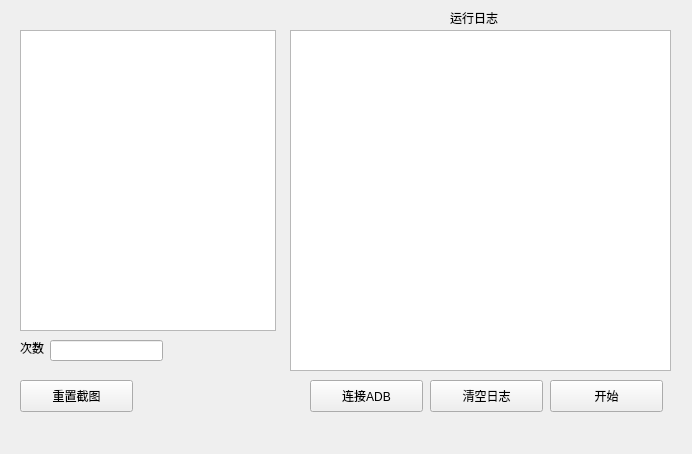
<?xml version="1.0" encoding="UTF-8"?>
<ui version="4.0">
 <class>MainWindow</class>
 <widget class="QMainWindow" name="MainWindow">
  <property name="geometry">
   <rect>
    <x>0</x>
    <y>0</y>
    <width>692</width>
    <height>454</height>
   </rect>
  </property>
  <property name="windowTitle">
   <string>阴阳师自动脚本 - lisai9093</string>
  </property>
  <widget class="QWidget" name="centralwidget">
   <widget class="QListWidget" name="listWidget">
    <property name="geometry">
     <rect>
      <x>20</x>
      <y>30</y>
      <width>256</width>
      <height>301</height>
     </rect>
    </property>
   </widget>
   <widget class="QLabel" name="label">
    <property name="geometry">
     <rect>
      <x>20</x>
      <y>340</y>
      <width>31</width>
      <height>16</height>
     </rect>
    </property>
    <property name="text">
     <string>次数</string>
    </property>
   </widget>
   <widget class="QLineEdit" name="lineEdit">
    <property name="geometry">
     <rect>
      <x>50</x>
      <y>340</y>
      <width>113</width>
      <height>21</height>
     </rect>
    </property>
   </widget>
   <widget class="QPushButton" name="pushButton_start">
    <property name="geometry">
     <rect>
      <x>550</x>
      <y>380</y>
      <width>113</width>
      <height>32</height>
     </rect>
    </property>
    <property name="text">
     <string>开始</string>
    </property>
   </widget>
   <widget class="QTextBrowser" name="textBrowser">
    <property name="geometry">
     <rect>
      <x>290</x>
      <y>30</y>
      <width>381</width>
      <height>341</height>
     </rect>
    </property>
   </widget>
   <widget class="QLabel" name="label_2">
    <property name="geometry">
     <rect>
      <x>450</x>
      <y>10</y>
      <width>60</width>
      <height>16</height>
     </rect>
    </property>
    <property name="text">
     <string>运行日志</string>
    </property>
   </widget>
   <widget class="QPushButton" name="pushButton_restart">
    <property name="geometry">
     <rect>
      <x>310</x>
      <y>380</y>
      <width>113</width>
      <height>32</height>
     </rect>
    </property>
    <property name="text">
     <string>连接ADB</string>
    </property>
   </widget>
   <widget class="QPushButton" name="pushButton_clear">
    <property name="geometry">
     <rect>
      <x>430</x>
      <y>380</y>
      <width>113</width>
      <height>32</height>
     </rect>
    </property>
    <property name="text">
     <string>清空日志</string>
    </property>
   </widget>
   <widget class="QPushButton" name="pushButton_reset">
    <property name="geometry">
     <rect>
      <x>20</x>
      <y>380</y>
      <width>113</width>
      <height>32</height>
     </rect>
    </property>
    <property name="text">
     <string>重置截图</string>
    </property>
   </widget>
  </widget>
  <widget class="QMenuBar" name="menubar">
   <property name="geometry">
    <rect>
     <x>0</x>
     <y>0</y>
     <width>692</width>
     <height>30</height>
    </rect>
   </property>
  </widget>
  <action name="actionhelp">
   <property name="text">
    <string>help</string>
   </property>
  </action>
 </widget>
 <resources/>
 <connections/>
</ui>
